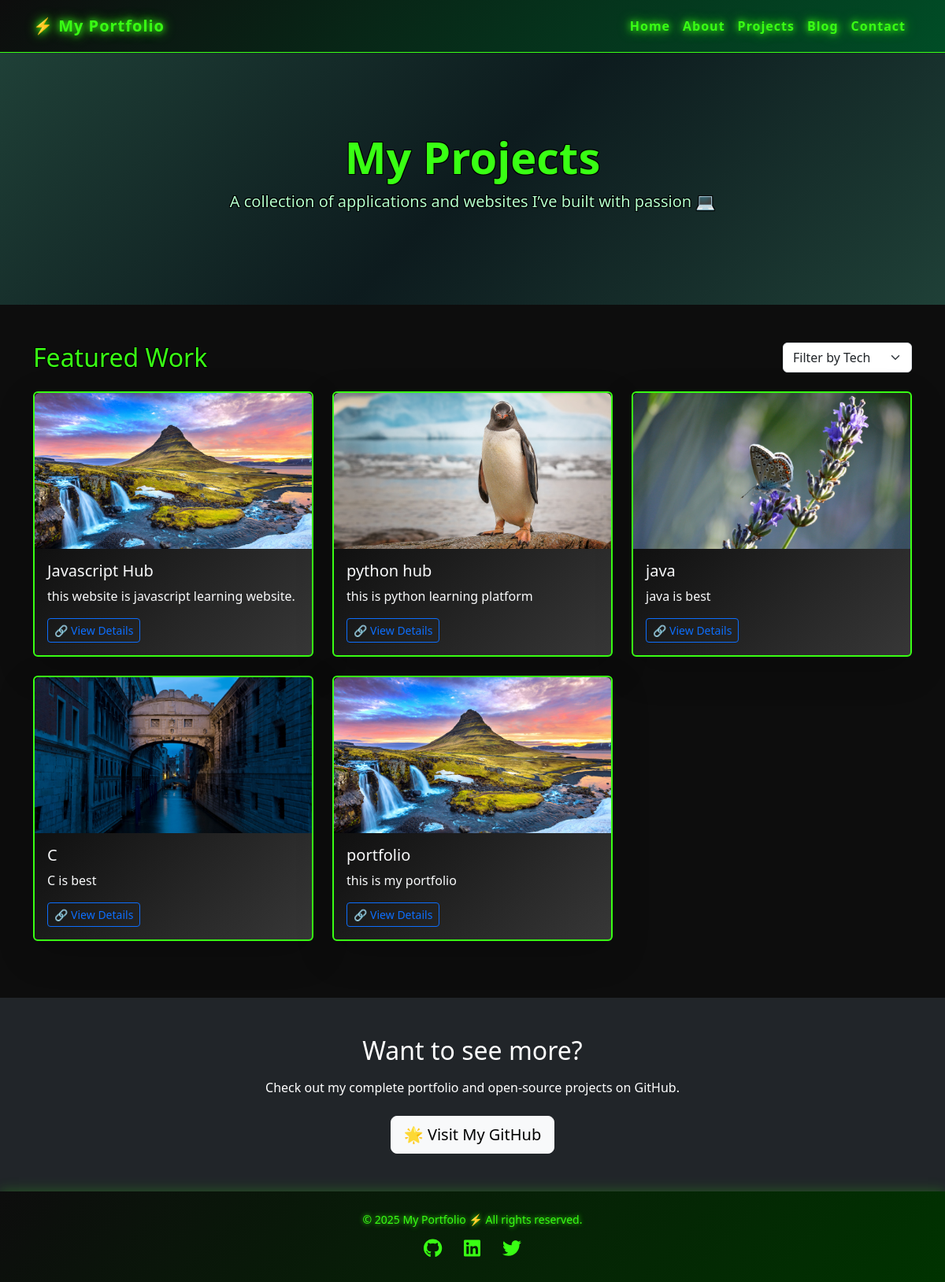
The page /projects/ on the database as committed earlier.
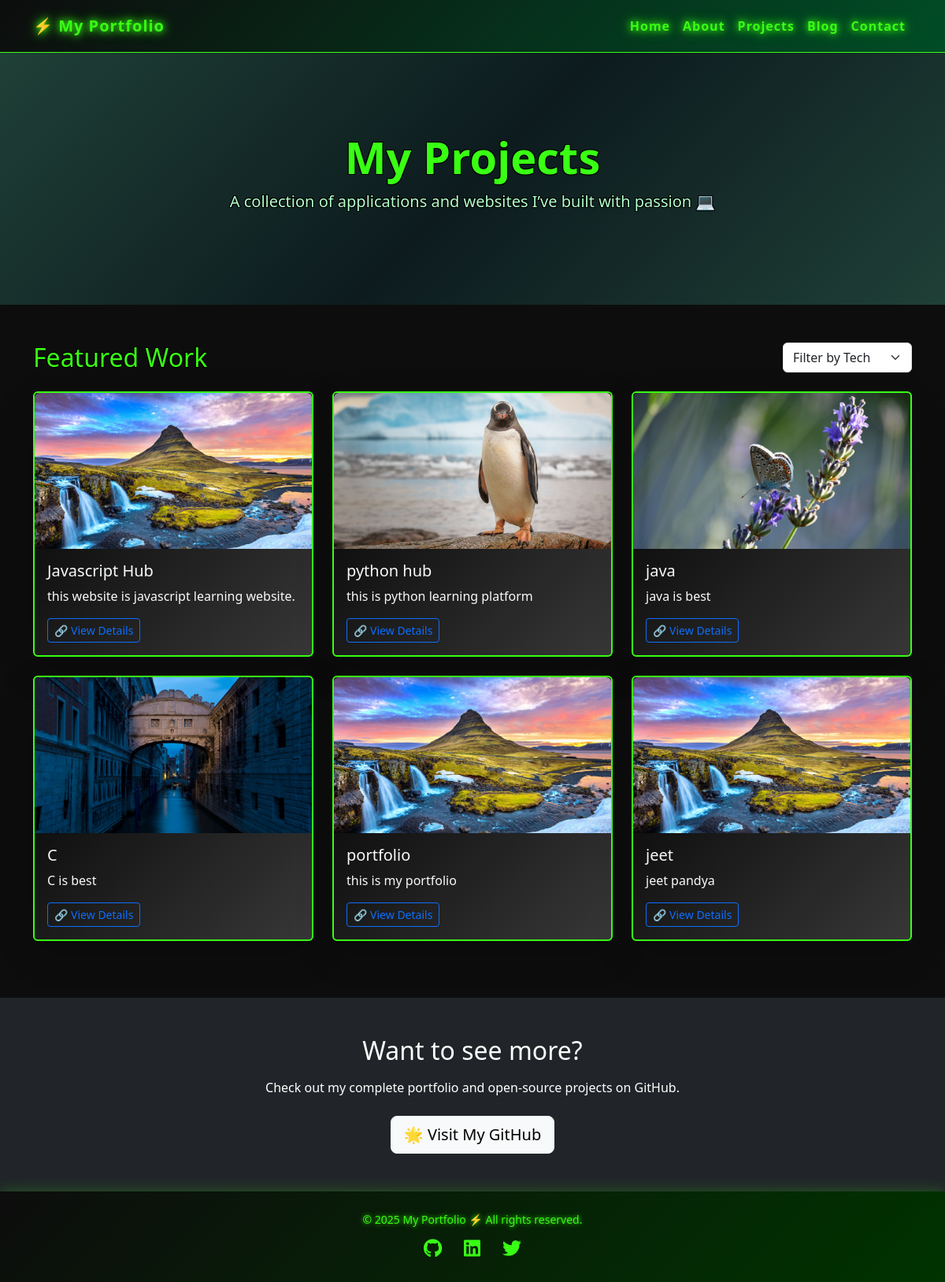
The same page on the database as committed later.
### jeet/models.py (models this page shows, shortened)
class Project(models.Model):
    title = models.CharField(max_length=200)
    description = models.TextField()
    image = models.ImageField(upload_to='projects/')
    url = models.URLField(blank=True)
    technologies = models.TextField('')
    created_at = models.DateTimeField(auto_now_add=True)
    updated_at = models.DateTimeField(auto_now=True)

### jeet/views.py (the view)
# urls.py: path('projects/', views.projects, name='projects'),
def projects(request):
    if request.method == "GET":
        projects = Project.objects.all()
        return render(request, 'projects.html', {"projects": projects})

### templates/projects.html (shortened to what this page needs)
{% extends 'base.html' %}
{% load static %}
{% block content %}
<section class="text-center text-white d-flex align-items-center"
         style="background: linear-gradient(135deg, #1f4037, #0d1b1e, #1f4037); height: 40vh;">
    <div class="container">
        <h1 class="display-4 fw-bold toxic-green">My Projects</h1>
        <p class="lead toxic-sub">A collection of applications and websites I’ve built with passion 💻</p>
    </div>
</section>
<section class="py-5">
    <div class="container">
        <div class="d-flex justify-content-between align-items-center mb-4">
            <h2 class="mb-0 toxic-green">Featured Work</h2>
            <select class="form-select w-auto">
                <option selected disabled>Filter by Tech</option>
            </select>
        </div>
        <div class="row">
            {% for project in projects %}
            <div class="col-md-4 mb-4">
                    <div class="card h-100 shadow-lg project-card gradient-card toxic-border"
                     style="background: linear-gradient(135deg, #000000ff, #373737ff);">
                        <img src="{{ project.image.url }}" class="card-img-top rounded-top" alt="{{ project.title }}">
                        <div class="card-body">
                            <h5 class="card-title text-light">{{ project.title }}</h5>
                            <p class="card-text text-light">{{ project.description|truncatewords:20 }}</p>
                            <a href="{{ project.url }}" class="btn btn-outline-primary btn-sm">🔗 View Details</a>
                        </div>
                    </div>
                </div>
            {% endfor %}
        </div>
    </div>
</section>
<section class="py-5 bg-dark text-white text-center">
    <div class="container">
        <h2 class="mb-3">Want to see more?</h2>
        <p class="mb-4">Check out my complete portfolio and open-source projects on GitHub.</p>
        <a href="https://github.com/yourusername" class="btn btn-light btn-lg" target="_blank">🌟 Visit My GitHub</a>
    </div>
</section>
{% endblock %}

### templates/base.html (shortened to what this page needs)
{% load static %}
<!DOCTYPE html>
<html lang="en">
<head>
    <link href="https://cdn.jsdelivr.net/npm/bootstrap@5.3.0/dist/css/bootstrap.min.css" rel="stylesheet">
    <link href="https://cdnjs.cloudflare.com/ajax/libs/font-awesome/6.5.2/css/all.min.css" rel="stylesheet">
</head>
<body>
    <nav class="navbar navbar-expand-lg" style="border-bottom: 1px solid #39ff14;">
        <div class="container">
            <a class="navbar-brand" href="{% url 'home' %}">⚡ My Portfolio</a>
            <div class="collapse navbar-collapse" id="navbarNav">
                <ul class="navbar-nav ms-auto text-center">
                    <li class="nav-item">
                        <a class="nav-link" href="{% url 'home' %}">Home</a>
                    </li>
                    <li class="nav-item">
                        <a class="nav-link" href="{% url 'about' %}">About</a>
                    </li>
                    <li class="nav-item">
                        <a class="nav-link" href="{% url 'projects' %}">Projects</a>
                    </li>
                    <li class="nav-item">
                        <a class="nav-link" href="{% url 'blog' %}">Blog</a>
                    </li>
                    <li class="nav-item">
                        <a class="nav-link" href="{% url 'contact' %}">Contact</a>
                    </li>
                </ul>
            </div>
        </div>
    </nav>
    <main>
        {% block content %}{% endblock %}
    </main>
    <footer>
        <div class="container">
            <p>&copy; {% now "Y" %} My Portfolio ⚡ All rights reserved.</p>
            <div class="social-links mt-2">
                <a href="https://github.com/JeetPandya9" target="_blank"><i class="fab fa-github"></i></a>
                <a href="https://www.linkedin.com/in/jeetpandya-developer" target="_blank"><i class="fab fa-linkedin"></i></a>
                <a href="#"><i class="fab fa-twitter"></i></a>
            </div>
        </div>
    </footer>
</body>
</html>

### templates/base.html (style rules this page uses)
:root { --toxic-green: #39ff14; --dark-bg: #0d0d0d; --deep-green: #004d26; }
body { background: var(--dark-bg); color: #fff; font-family: 'Segoe UI', Tahoma, Geneva, Verdana, sans-serif; }
.toxic-green { color: #39ff14; text-shadow: -1px -1px 0 #000, 1px -1px 0 #000, -1px 1px 0 #000, 1px 1px 0 #000; }
.toxic-sub { color: #b3ffcc; text-shadow: -1px -1px 0 #000, 1px -1px 0 #000, -1px 1px 0 #000, 1px 1px 0 #000; }
.navbar { background: linear-gradient(135deg, var(--dark-bg), var(--deep-green)); padding: 0.8rem 1rem; }
.navbar-brand, .nav-link { color: var(--toxic-green) !important; font-weight: 600; letter-spacing: 1px; position: relative; transition: all 0.3s ease; text-shadow: 0 0 8px var(--toxic-green), 0 0 16px var(--toxic-green); }
.nav-link::after { content: ''; position: absolute; bottom: 0; left: 0; width: 0%; height: 2px; background: var(--toxic-green); box-shadow: 0 0 6px var(--toxic-green); transition: 0.4s ease; }
footer { background: linear-gradient(135deg, var(--dark-bg), #003300); color: var(--toxic-green); padding: 25px 0; text-align: center; box-shadow: 0 -2px 15px rgba(57, 255, 20, 0.2); }
footer p { margin: 0; font-size: 14px; text-shadow: 0 0 6px var(--toxic-green); }
footer .social-links a { font-size: 1.5rem; margin: 0 12px; color: var(--toxic-green); transition: 0.3s ease; text-shadow: 0 0 6px var(--toxic-green), 0 0 12px var(--toxic-green); }
.navbar-brand, .nav-link, footer .social-links a { animation: shine 2s infinite alternate; }
.gradient-card { background: linear-gradient(145deg, #1a1a1a, #2a2a2a); color: #fff; transition: transform 0.3s ease, box-shadow 0.3s ease; }
.toxic-border { border: 2px solid #39ff14 !important; }
.gradient-card { transition: transform 0.3s ease, box-shadow 0.3s ease; }

### templates/projects.html (style rules this page uses)
.project-card { transition: transform 0.3s ease, box-shadow 0.3s ease; }

Rows that differ between the two databases and show on the page:
added Project: image (picture), title "jeet", description "jeet pandya"
